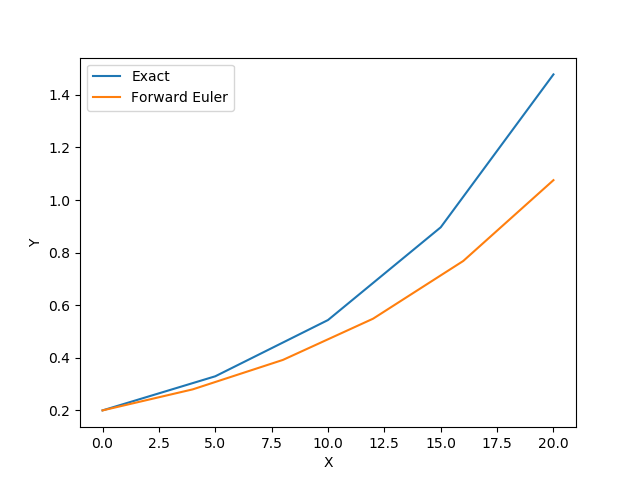

This figure's Python source:
import numpy as np
import matplotlib.pyplot as plt
#Hovedfunksjon for å kalkuere den numeriske tilnærmingen til funksjonen f
def ForwardEuler(f, U0, T, n):
    t = np.zeros(n+1)#tom array med t-verdier
    u = np.zeros(n+1)#tom array med u-verdier
    u[0] = 0.2 #u0
    t[0] = 0 #t0
    dt = T/float(n) #h = b-a/n
    #for løkke som kalkuler t[k] og u[k] sekvensen
    for k in range(n):
        t[k+1] = t[k] + dt
        u[k+1] = u[k] + dt*f(u[k], t[k])
    return u, t
#den simulerte løsningsfunksjonen
def f(u,t):
    return u/10
#Den eksakte løsningen
def f2(T):
    return 0.2*np.exp(0.1*T)

T = np.linspace(0, 20, 5)
plt.xlabel('X')
plt.ylabel('Y')
plt.plot(T, f2(T), label='Exact')
u, t = ForwardEuler(f, 0.2, 20, 5) #kaller på funksjonen med de gitte betingelsene
plt.plot(t, u, label='Forward Euler')
plt.legend()
plt.savefig('Simple_ODE_func')
plt.show()
